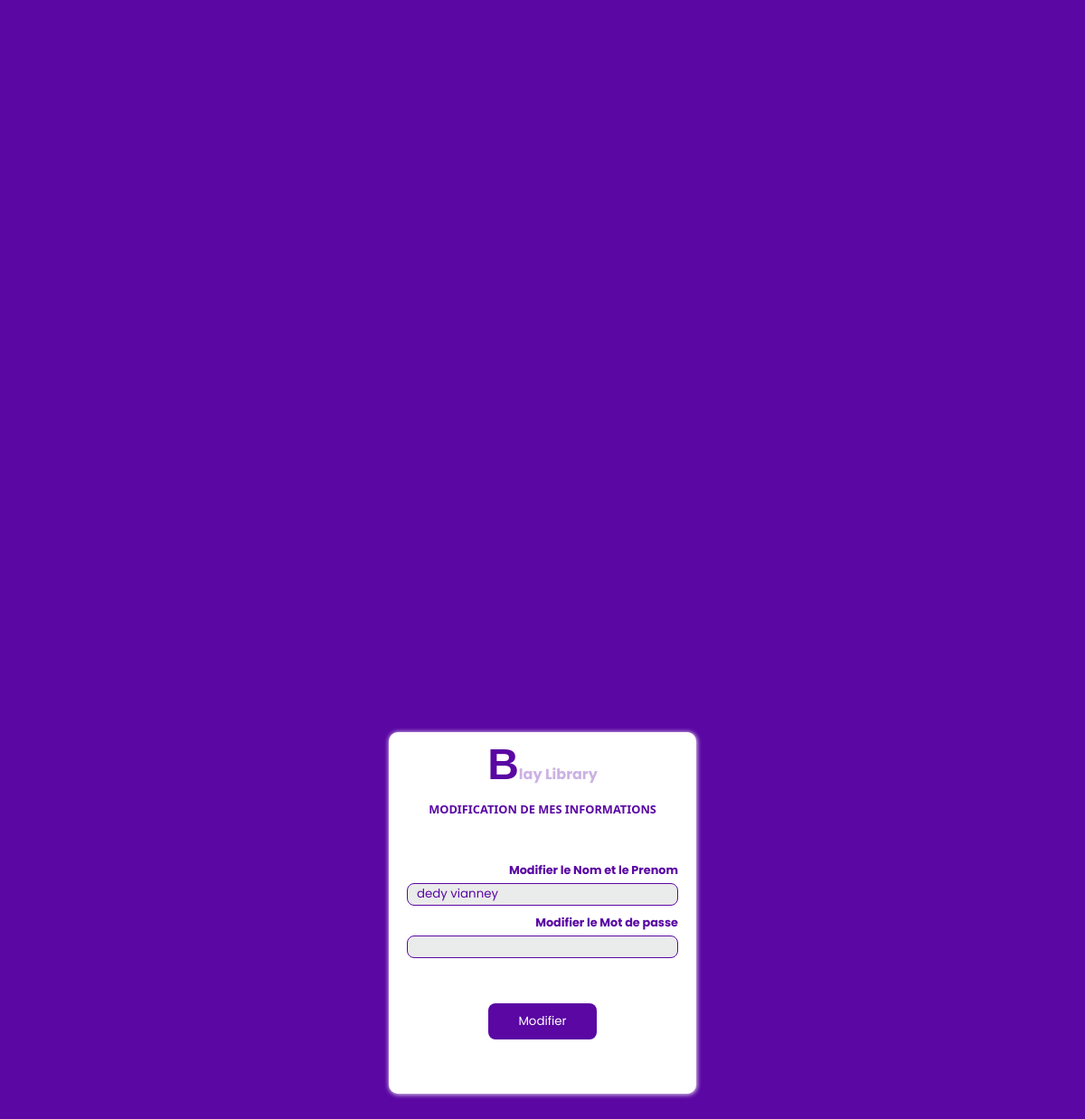
Before: /updater/8 with the older database file.
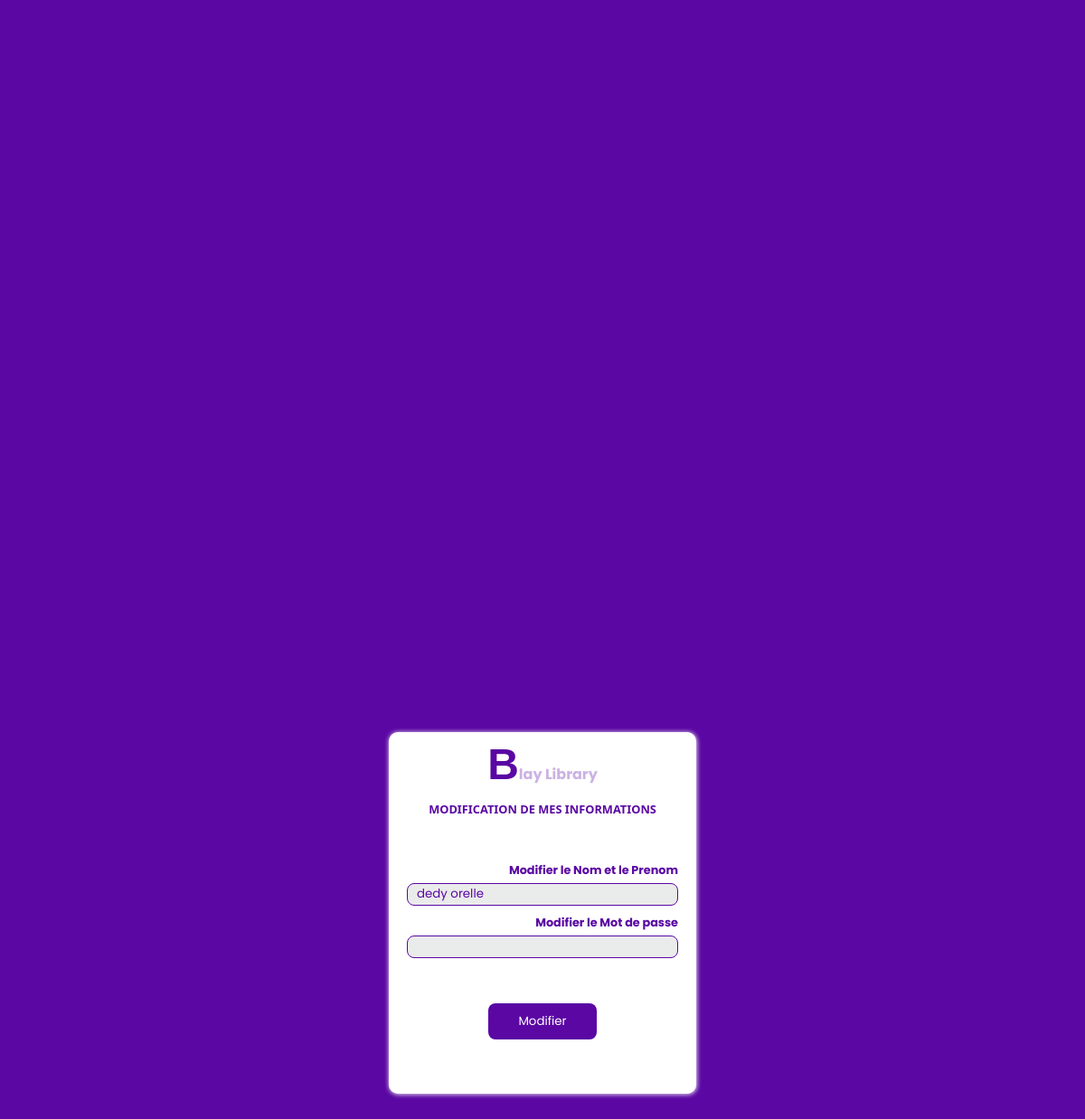
After: the same page with the newer database file.
### app.py (models this page shows, shortened)
class Profil(db.Model):
    id = db.Column(db.Integer, primary_key = True)
    first_name = db.Column(db.String(20), unique = False , nullable = False)
    last_name = db.Column(db.String(20), unique = True , nullable = False)
    age = db.Column(db.String(8),nullable = False)

### app.py (the view, shortened to what this page needs)
@app.route('/updater/<int:id>', methods=['GET', 'POST'])
def updater(id):
    user = Profil.query.get(id)
    eude = Profil.query.all()
    return render_template('updatpro.html', user=user)

### templates/updatpro.html (shortened to what this page needs)
<!DOCTYPE html>
<html lang="en">
<head>
    <link rel="stylesheet" href="{{ url_for('static', filename='CSS/styles.css')}}">
</head>
<body>
    <header>
        <div class="dex2">
            <div class="mp">
                <div class="hea2">
                    <a href="/useprid"><strong><p style="color: rgba(162, 117, 204, 0.555);"><span style="font-family: 'Gill Sans', 'Gill Sans MT', Calibri, 'Trebuchet MS', sans-serif;font-size: 3rem;color: rgb(90, 7, 163);">B</span>lay Library</p></strong></a>
                </div>
                <div class="hea2">
                    <h2 style="color: rgb(90, 7, 163);font-size: 0.8rem;margin-bottom: 10px;font-family: system-ui, -apple-system, BlinkMacSystemFont, 'Segoe UI', Roboto, Oxygen, Ubuntu, Cantarell, 'Open Sans', 'Helvetica Neue', sans-serif;">MODIFICATION DE MES INFORMATIONS</h2>
                </div>
                <form action="{{url_for('updater', id = user.id)}}" method="post" class="formulaire" style="margin-top: 30px;">
                    <label >Modifier le Nom et le Prenom</label>
                    <input required type="text" name="first_name" value="{{ user.first_name }}" id="">
                    <label >Modifier le Mot de passe</label>
                    <input  required type="text" name="age" value="" id="{{ user.age }}" id="">
                    <button type="submit" style="margin-top: 50px;">Modifier</button>
                </form>
            </div>
        </div>
    </header>
</body>
</html>

Changed rows visible on the page:
changed Profil: first_name "dedy vianney" → "dedy orelle"
